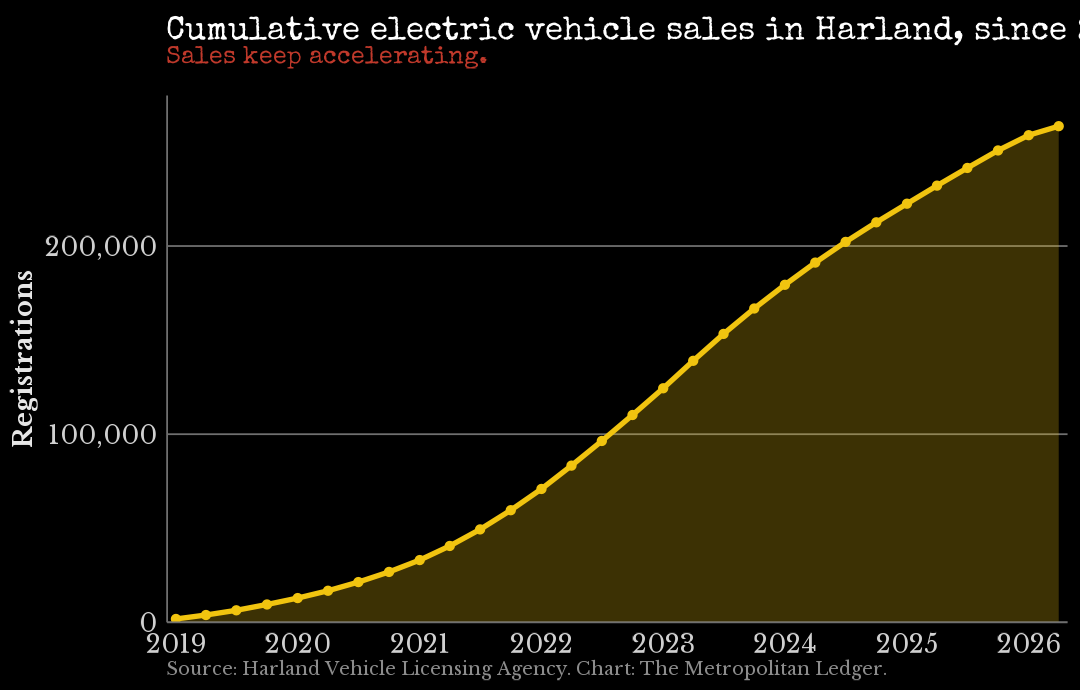

The script that saved this image:
## Chart of the week — the cumulative curve (after Apple's 2013 cumulative iPhone sales chart)
library(tidyverse)
library(showtext)
library(sysfonts)
library(ragg)
font_add_google("Special Elite", "special_elite"); font_add_google("Libre Baskerville", "baskerville")
showtext_auto(); showtext_opts(dpi = 150); source("../themes.R")
q <- seq(as.Date("2019-01-01"), as.Date("2026-04-01"), by = "quarter")
n <- length(q)
quarterly <- c(1800, 2100, 2500, 3100, 3400, 3900, 4600, 5400, 6300, 7500, 8800, 10200,
               11300, 12400, 13100, 13800, 14200, 14600, 14300, 13500, 12600, 11800, 11000,
               10400, 9900, 9600, 9400, 9300, 8100, 4800)
stopifnot(length(quarterly) == n)
dat <- tibble(quarter = q, label = paste0(format(q, "%Y"), " Q", (as.integer(format(q, "%m")) - 1) %/% 3 + 1),
              registrations = quarterly, cumulative = cumsum(quarterly))
write_csv(dat, "harland-ev-registrations.csv")
p <- ggplot(dat, aes(quarter, cumulative)) +
  geom_area(fill = "#f1c40f", alpha = 0.25) +
  geom_line(color = "#f1c40f", linewidth = 1.2) +
  geom_point(color = "#f1c40f", size = 1.6) +
  scale_y_continuous(labels = scales::label_comma(), expand = c(0, 0), limits = c(0, 280000)) +
  scale_x_date(date_breaks = "1 year", date_labels = "%Y", expand = c(0.01, 0)) +
  labs(title = "Cumulative electric vehicle sales in Harland, since 2019",
       subtitle = "Sales keep accelerating.",
       x = NULL, y = "Registrations",
       caption = "Source: Harland Vehicle Licensing Agency. Chart: The Metropolitan Ledger.") +
  theme_detective() +
  theme(panel.grid.major.x = element_blank(), plot.caption = element_text(hjust = 0, size = 8.5))
ggsave("chart-cumulative.png", p, width = 7.2, height = 4.6, dpi = 150, device = ragg::agg_png, bg = "black")
